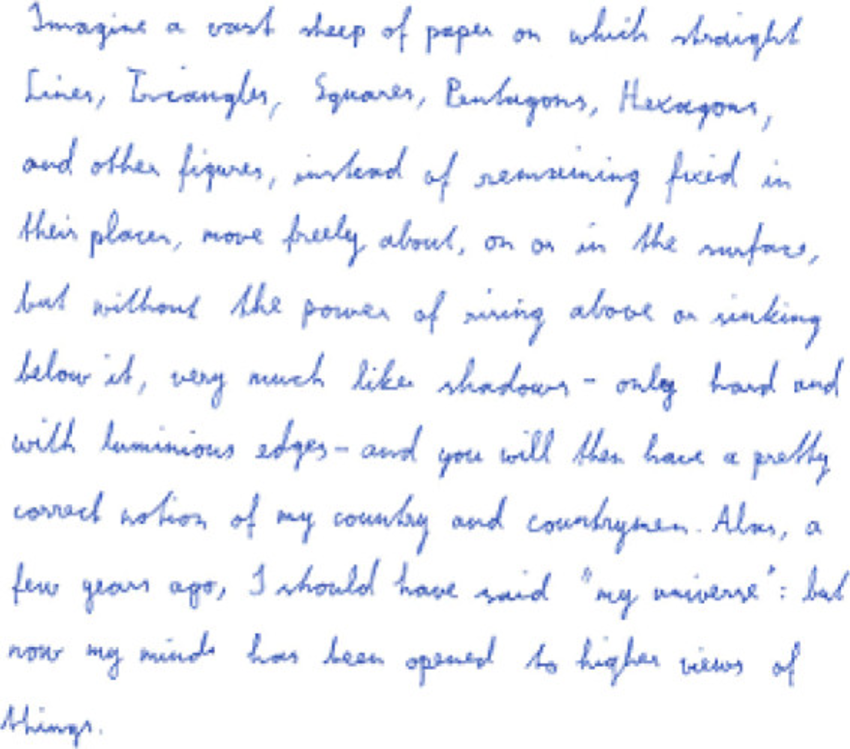
#> input picture resources/document.png, 850 x 749 px
$ python DetectTextLines.py
#> lines starting #> are read from the running program, lines starting #| are printed output that depends on the picture; after the words box and inside, x2 and y2 are one past the last pixel; in counts of white or black regions, pixels touching at a corner belong together
### src/Util.py
import numpy as np
import cv2
import math

# Prints the input image with name(optional)
def show(image,name="image"):
    cv2.imshow(name,image)
    cv2.waitKey(0)

def binarize(img, a, b):
	return cv2.adaptiveThreshold(img,255, cv2.ADAPTIVE_THRESH_GAUSSIAN_C, cv2.THRESH_BINARY,a,b)

def invert(img):
	return cv2.threshold(img,127,255,cv2.THRESH_BINARY_INV)

def connected_components(img):
	return cv2.connectedComponentsWithStats(img, connectivity=8)

### src/DetectTextLines.py
import numpy as np
import cv2
import math
import sys
from Util import *

# Print full numpy array
# np.set_printoptio	ns(threshold=np.nan)

input_img_path="../resources/document.png"
input_img = cv2.imread(input_img_path,0)
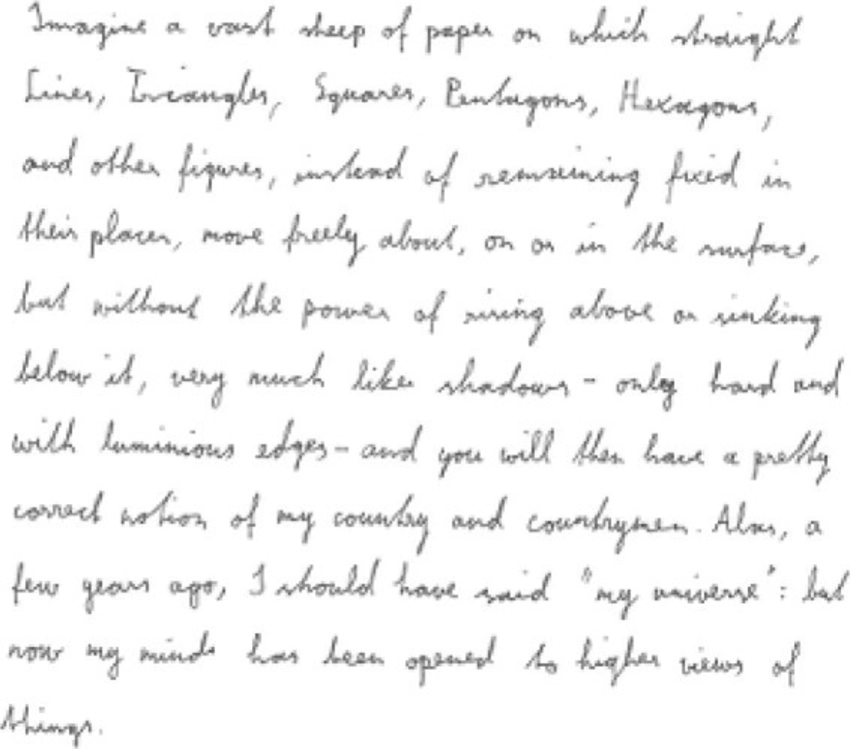
#> input_img: shape (749, 850); min 76, max 255, mean 244.7

bin_img = binarize(input_img, 13, 8)
#> in binarize, `return cv2.adaptiveThreshold(img,255, cv2.ADAPTIVE_THRESH_GAUSSIAN_C, ..`:
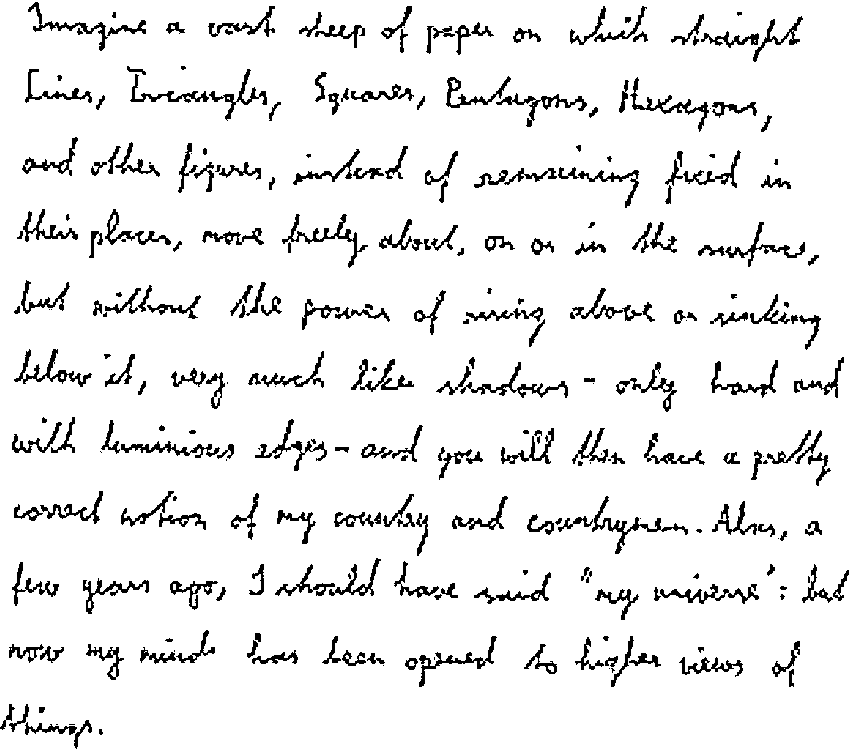
#> returned value: shape (749, 850); 92.5% white; 285 black regions (47 under 20 px), largest, box (x1, y1, x2, y2) and area: (592, 496, 688, 554) 727, (282, 214, 368, 268) 681, (460, 362, 568, 398) 658
show(bin_img)

# show(invert(bin_img))

num_labels,labels,stats,centroids = connected_components(bin_img)
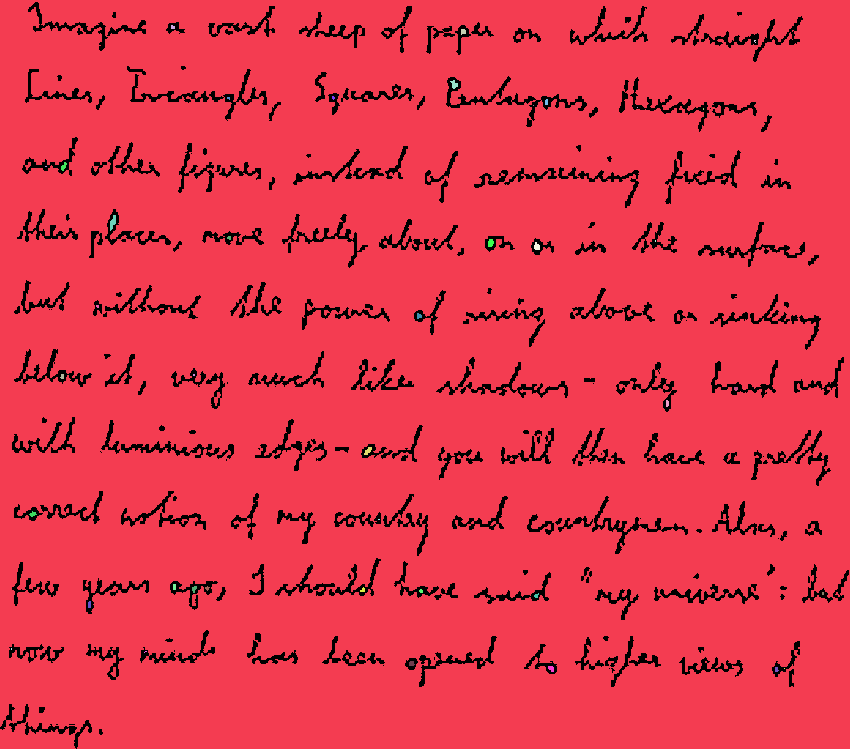
#> labels: shape (749, 850) int32; 44 distinct labels, from 0 to 43; one colour per label, 0 black
#> num_labels = 44; stats = 44 rows, first 6: [0, 2, 849, 747, 47610], [0, 0, 850, 749, 588379], [171, 25, 4, 4, 14], [461, 29, 5, 6, 25], [754, 40, 2, 3, 4], [450, 80, 8, 9, 41]; centroids = 44 pairs, first value 11 to 822.5, second value 26.71 to 669.1
# [28 lines of commented-out code are left out]
